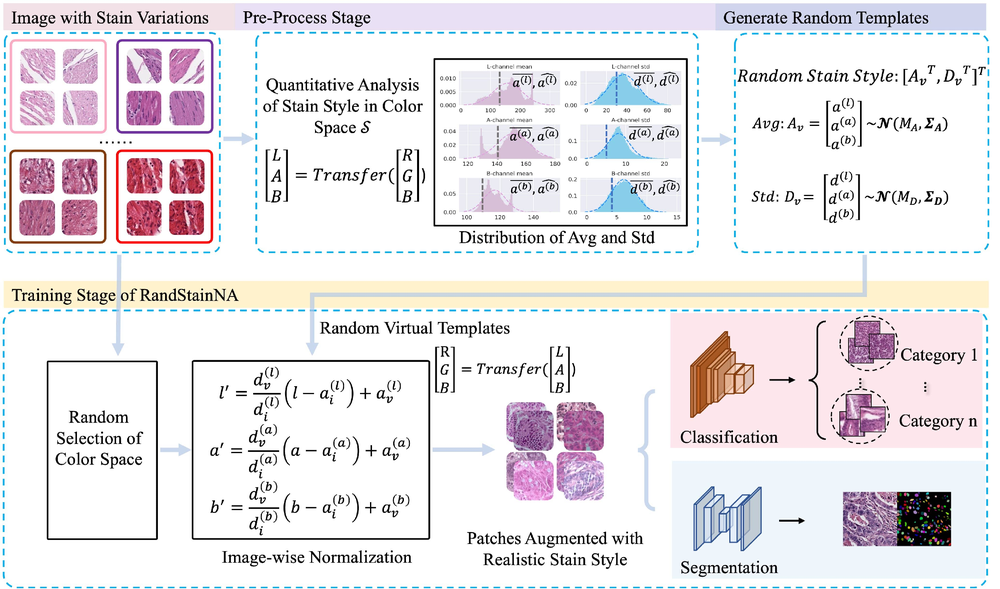
#> input picture pretrain/2_contrastive_pretrain/dataset/RandStainNA/img/framework.png, 1000 x 589 px, shrunk from 2508 x 1478 before the run
$ python -i randaug.py   (imports and definitions only)
#> lines starting #> are read from the running program, lines starting #| are printed output that depends on the picture
#> further down, picture is the input picture: shape (589, 1000, 3); mean B, G, R 231.7, 228.5, 232.7
import cv2
import numpy as np
from PIL import Image, ImageFilter, ImageOps
import math
import random
import torchvision.transforms.functional as tf


class TwoCropsTransform:
    """Take two random crops of one image"""

    # [10 lines left out: functions __init__, __call__, not called in this run]


class GaussianBlur(object):
    """Gaussian blur augmentation from SimCLR: https://arxiv.org/abs/2002.05709"""

    def __init__(self, sigma=[.1, 2.]):
        self.sigma = sigma

    # [4 lines left out: function __call__, not called in this run]


class Solarize(object):
    """Solarize augmentation from BYOL: https://arxiv.org/abs/2006.07733"""

    def __call__(self, x):
        return ImageOps.solarize(x)

## aug functions
def identity_func(img):
    return img


def autocontrast_func(img, cutoff=0):
    '''
        same output as PIL.ImageOps.autocontrast
    '''
    n_bins = 256

    def tune_channel(ch):
        n = ch.size
#> n = 589000
        cut = cutoff * n // 100
#> cut = 0
        if cut == 0:
            high, low = ch.max(), ch.min()
#> high = 255; low = 0
        else:
            hist = cv2.calcHist([ch], [0], None, [n_bins], [0, n_bins])
            low = np.argwhere(np.cumsum(hist) > cut)
            low = 0 if low.shape[0] == 0 else low[0]
            high = np.argwhere(np.cumsum(hist[::-1]) > cut)
            high = n_bins - 1 if high.shape[0] == 0 else n_bins - 1 - high[0]
        if high <= low:
            table = np.arange(n_bins)
        else:
            scale = (n_bins - 1) / (high - low)
#> scale = 1
            offset = -low * scale
#> offset = 0
            table = np.arange(n_bins) * scale + offset
#> table = 256 values from 0 to 255
            table[table < 0] = 0
            table[table > n_bins - 1] = n_bins - 1
        table = table.clip(0, 255).astype(np.uint8)
        return table[ch]
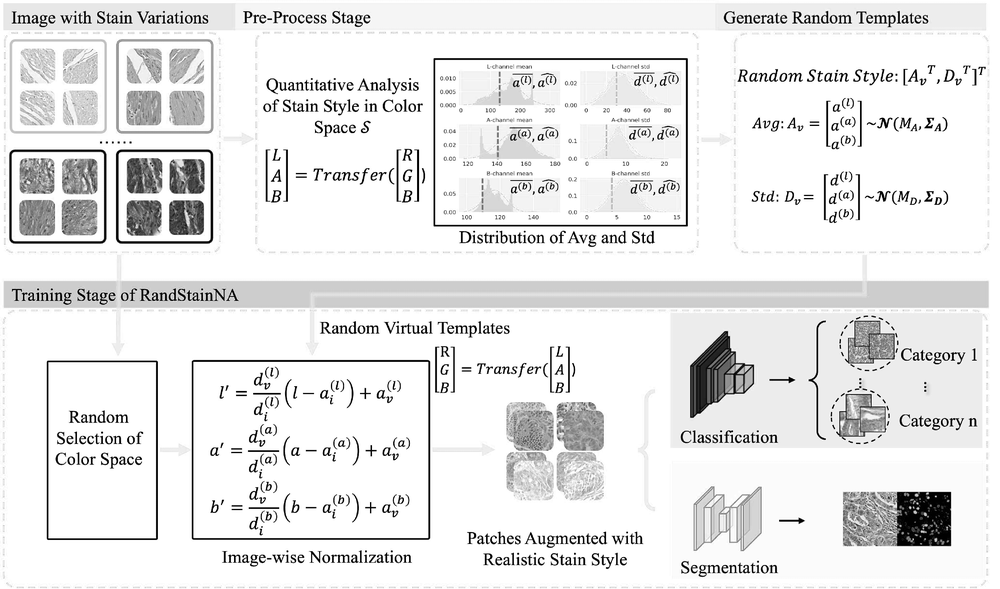
#> returned value: shape (589, 1000); min 0, max 255, mean 231.7

    channels = [tune_channel(ch) for ch in cv2.split(img)]
#> in tune_channel (call 2), `return table[ch]`:
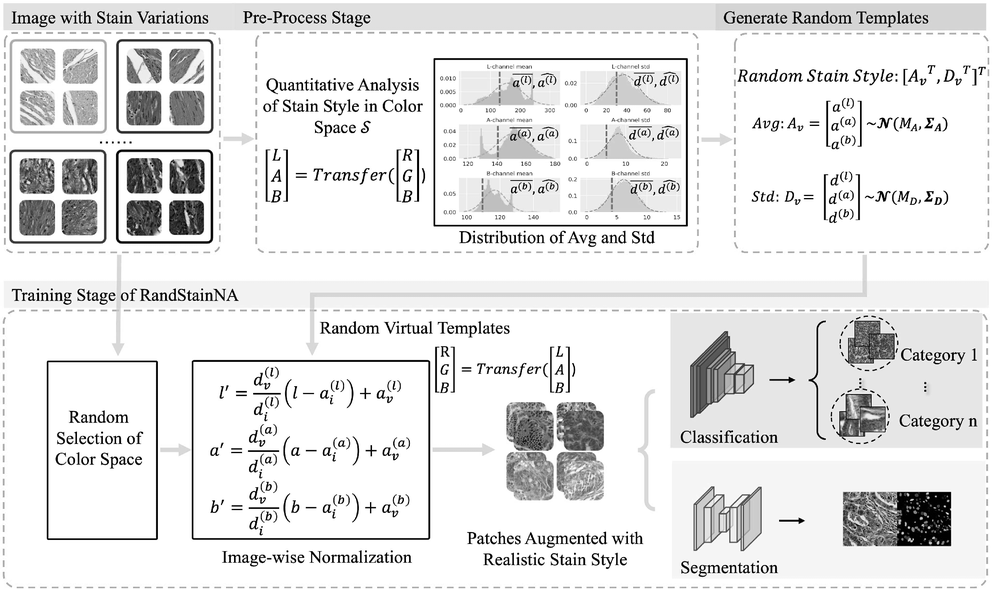
#> returned value: shape (589, 1000); min 0, max 255, mean 228.5
#> in tune_channel (call 3), `return table[ch]`:
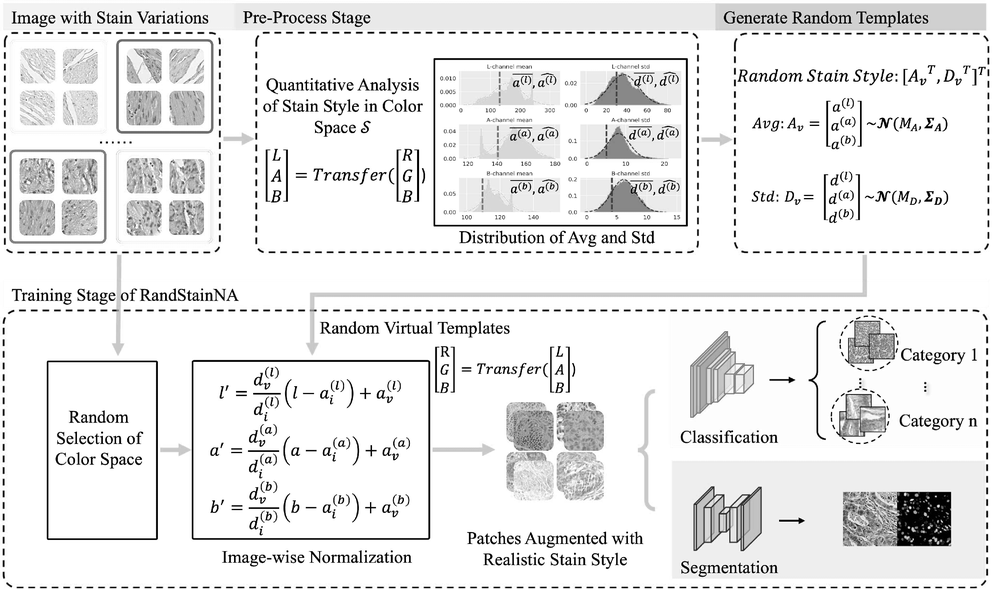
#> returned value: shape (589, 1000); min 0, max 255, mean 232.7
#> channels = 3 items
    out = cv2.merge(channels)
    return out


# [162 lines left out: functions equalize_func, rotate_func, solarize_func, color_func, contrast_func, brightness_func and 7 more, not called in this run]


### level to args
def enhance_level_to_args(MAX_LEVEL):
    def level_to_args(level):
        return ((level / MAX_LEVEL) * 1.8 + 0.1,)
    return level_to_args


def shear_level_to_args(MAX_LEVEL, replace_value):
    # [4 lines left out: function level_to_args, not called in this run]

    return level_to_args


def translate_level_to_args(translate_const, MAX_LEVEL, replace_value):
    # [4 lines left out: function level_to_args, not called in this run]

    return level_to_args


# [6 lines left out: function cutout_level_to_args, not called in this run]


def solarize_level_to_args(MAX_LEVEL):
    def level_to_args(level):
        level = int((level / MAX_LEVEL) * 256)
        return (level, )
    return level_to_args


def none_level_to_args(level):
    return ()


def posterize_level_to_args(MAX_LEVEL):
    def level_to_args(level):
        level = int((level / MAX_LEVEL) * 4)
        return (level, )
    return level_to_args


def rotate_level_to_args(MAX_LEVEL, replace_value):
    # [5 lines left out: function level_to_args, not called in this run]

    return level_to_args


func_dict = {
    'Identity': identity_func,
    'AutoContrast': autocontrast_func,
    'Equalize': equalize_func,
    'Rotate': rotate_func,
    'Solarize': solarize_func,
    'Color': color_func,
    'Contrast': contrast_func,
    'Brightness': brightness_func,
    'Sharpness': sharpness_func,
    'ShearX': shear_x_func,
    'TranslateX': translate_x_func,
    'TranslateY': translate_y_func,
    'Posterize': posterize_func,
    'ShearY': shear_y_func,
}

translate_const = 10
MAX_LEVEL = 10
replace_value = (128, 128, 128)
arg_dict = {
    'Identity': none_level_to_args,
    'AutoContrast': none_level_to_args,
    'Equalize': none_level_to_args,
    'Rotate': rotate_level_to_args(MAX_LEVEL, replace_value),
    'Solarize': solarize_level_to_args(MAX_LEVEL),
    'Color': enhance_level_to_args(MAX_LEVEL),
    'Contrast': enhance_level_to_args(MAX_LEVEL),
    'Brightness': enhance_level_to_args(MAX_LEVEL),
    'Sharpness': enhance_level_to_args(MAX_LEVEL),
    'ShearX': shear_level_to_args(MAX_LEVEL, replace_value),
    'TranslateX': translate_level_to_args(
        translate_const, MAX_LEVEL, replace_value
    ),
    'TranslateY': translate_level_to_args(
        translate_const, MAX_LEVEL, replace_value
    ),
    'Posterize': posterize_level_to_args(MAX_LEVEL),
    'ShearY': shear_level_to_args(MAX_LEVEL, replace_value),
}


class RandomAugment(object):

    # [8 lines left out: function __init__, not called in this run]

    def get_random_ops(self):
        sampled_ops = np.random.choice(self.augs, self.N)
        return [(op, 0.5, self.M) for op in sampled_ops]

    # [10 lines left out: function __call__, not called in this run]


# [4 lines not run here, left out]

>>> import cv2
>>> picture = cv2.imread('RandStainNA/img/framework.png')
>>> result = autocontrast_func(picture)
